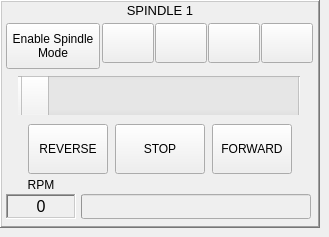
           <widget class="QWidget" name="f6s2_0_spindle_1">
            <widget class="QFrame" name="spindle_1_panel">
             <property name="geometry">
              <rect>
               <x>0</x>
               <y>0</y>
               <width>320</width>
               <height>228</height>
              </rect>
             </property>
             <property name="minimumSize">
              <size>
               <width>320</width>
               <height>228</height>
              </size>
             </property>
             <property name="maximumSize">
              <size>
               <width>320</width>
               <height>228</height>
              </size>
             </property>
             <property name="frameShape">
              <enum>QFrame::WinPanel</enum>
             </property>
             <property name="frameShadow">
              <enum>QFrame::Raised</enum>
             </property>
             <widget class="QProgressBar" name="pbar_f6s2_0_spindle_1_rpm">
              <property name="enabled">
               <bool>false</bool>
              </property>
              <property name="geometry">
               <rect>
                <x>81</x>
                <y>194</y>
                <width>230</width>
                <height>25</height>
               </rect>
              </property>
              <property name="minimumSize">
               <size>
                <width>180</width>
                <height>25</height>
               </size>
              </property>
              <property name="maximumSize">
               <size>
                <width>230</width>
                <height>25</height>
               </size>
              </property>
              <property name="font">
               <font>
                <pointsize>12</pointsize>
               </font>
              </property>
              <property name="cursor">
               <cursorShape>ArrowCursor</cursorShape>
              </property>
              <property name="autoFillBackground">
               <bool>true</bool>
              </property>
              <property name="inputMethodHints">
               <set>Qt::ImhNone</set>
              </property>
              <property name="maximum">
               <number>600</number>
              </property>
              <property name="value">
               <number>-1</number>
              </property>
              <property name="alignment">
               <set>Qt::AlignLeading|Qt::AlignLeft|Qt::AlignTop</set>
              </property>
              <property name="textVisible">
               <bool>true</bool>
              </property>
              <property name="orientation">
               <enum>Qt::Horizontal</enum>
              </property>
              <property name="invertedAppearance">
               <bool>false</bool>
              </property>
              <property name="textDirection">
               <enum>QProgressBar::TopToBottom</enum>
              </property>
              <property name="format">
               <string/>
              </property>
             </widget>
             <widget class="QLabel" name="plab_f6s2_0_panel">
              <property name="geometry">
               <rect>
                <x>0</x>
                <y>0</y>
                <width>320</width>
                <height>21</height>
               </rect>
              </property>
              <property name="font">
               <font>
                <pointsize>10</pointsize>
                <weight>50</weight>
                <bold>false</bold>
               </font>
              </property>
              <property name="frameShape">
               <enum>QFrame::NoFrame</enum>
              </property>
              <property name="frameShadow">
               <enum>QFrame::Raised</enum>
              </property>
              <property name="text">
               <string>SPINDLE 1</string>
              </property>
              <property name="alignment">
               <set>Qt::AlignCenter</set>
              </property>
             </widget>
             <widget class="QWidget" name="spindle_1_rpm_display" native="true">
              <property name="geometry">
               <rect>
                <x>6</x>
                <y>175</y>
                <width>70</width>
                <height>50</height>
               </rect>
              </property>
              <widget class="QLabel" name="lab_f6s2_0_spindle_1_rpm">
               <property name="geometry">
                <rect>
                 <x>0</x>
                 <y>19</y>
                 <width>70</width>
                 <height>25</height>
                </rect>
               </property>
               <property name="font">
                <font>
                 <pointsize>12</pointsize>
                </font>
               </property>
               <property name="frameShape">
                <enum>QFrame::WinPanel</enum>
               </property>
               <property name="frameShadow">
                <enum>QFrame::Sunken</enum>
               </property>
               <property name="text">
                <string>0</string>
               </property>
               <property name="alignment">
                <set>Qt::AlignCenter</set>
               </property>
              </widget>
              <widget class="QLabel" name="plab_panel_spindle_1_rpm">
               <property name="geometry">
                <rect>
                 <x>0</x>
                 <y>0</y>
                 <width>70</width>
                 <height>20</height>
                </rect>
               </property>
               <property name="font">
                <font>
                 <pointsize>9</pointsize>
                </font>
               </property>
               <property name="text">
                <string>RPM</string>
               </property>
               <property name="alignment">
                <set>Qt::AlignCenter</set>
               </property>
              </widget>
             </widget>
             <widget class="QWidget" name="spindle_1_quick_set" native="true">
              <property name="geometry">
               <rect>
                <x>102</x>
                <y>23</y>
                <width>212</width>
                <height>40</height>
               </rect>
              </property>
              <property name="minimumSize">
               <size>
                <width>168</width>
                <height>40</height>
               </size>
              </property>
              <property name="maximumSize">
               <size>
                <width>212</width>
                <height>40</height>
               </size>
              </property>
              <widget class="PushButton" name="pb_f6s2_0_spindle_1_quick_set_0">
               <property name="geometry">
                <rect>
                 <x>0</x>
                 <y>0</y>
                 <width>52</width>
                 <height>40</height>
                </rect>
               </property>
               <property name="text">
                <string/>
               </property>
              </widget>
              <widget class="PushButton" name="pb_f6s2_0_spindle_1_quick_set_1">
               <property name="geometry">
                <rect>
                 <x>53</x>
                 <y>0</y>
                 <width>52</width>
                 <height>40</height>
                </rect>
               </property>
               <property name="text">
                <string/>
               </property>
              </widget>
              <widget class="PushButton" name="pb_f6s2_0_spindle_1_quick_set_2">
               <property name="geometry">
                <rect>
                 <x>106</x>
                 <y>0</y>
                 <width>52</width>
                 <height>40</height>
                </rect>
               </property>
               <property name="text">
                <string/>
               </property>
              </widget>
              <widget class="PushButton" name="pb_f6s2_0_spindle_1_quick_set_3">
               <property name="geometry">
                <rect>
                 <x>159</x>
                 <y>0</y>
                 <width>52</width>
                 <height>40</height>
                </rect>
               </property>
               <property name="text">
                <string/>
               </property>
              </widget>
             </widget>
             <widget class="PushButton" name="pb_f6s2_0_spindle_1_enable">
              <property name="geometry">
               <rect>
                <x>6</x>
                <y>23</y>
                <width>94</width>
                <height>46</height>
               </rect>
              </property>
              <property name="text">
               <string>Enable Spindle
Mode</string>
              </property>
              <property name="checkable">
               <bool>true</bool>
              </property>
             </widget>
             <widget class="QFrame" name="spindle_1_rpm">
              <property name="geometry">
               <rect>
                <x>18</x>
                <y>76</y>
                <width>282</width>
                <height>40</height>
               </rect>
              </property>
              <property name="minimumSize">
               <size>
                <width>264</width>
                <height>40</height>
               </size>
              </property>
              <property name="maximumSize">
               <size>
                <width>282</width>
                <height>40</height>
               </size>
              </property>
              <property name="frameShape">
               <enum>QFrame::NoFrame</enum>
              </property>
              <property name="frameShadow">
               <enum>QFrame::Raised</enum>
              </property>
              <widget class="QScrollBar" name="scrb_f6s2_0_spindle_1_rpm">
               <property name="geometry">
                <rect>
                 <x>-10</x>
                 <y>0</y>
                 <width>304</width>
                 <height>39</height>
                </rect>
               </property>
               <property name="cursor">
                <cursorShape>PointingHandCursor</cursorShape>
               </property>
               <property name="orientation">
                <enum>Qt::Horizontal</enum>
               </property>
              </widget>
             </widget>
             <widget class="QWidget" name="spindle_1_mode" native="true">
              <property name="geometry">
               <rect>
                <x>28</x>
                <y>124</y>
                <width>264</width>
                <height>50</height>
               </rect>
              </property>
              <widget class="PushButton" name="pb_f6s2_0_spindle_1_reverse">
               <property name="geometry">
                <rect>
                 <x>0</x>
                 <y>0</y>
                 <width>80</width>
                 <height>50</height>
                </rect>
               </property>
               <property name="text">
                <string>REVERSE</string>
               </property>
               <property name="checkable">
                <bool>true</bool>
               </property>
               <property name="autoExclusive">
                <bool>true</bool>
               </property>
              </widget>
              <widget class="PushButton" name="pb_f6s2_0_spindle_1_stop">
               <property name="geometry">
                <rect>
                 <x>87</x>
                 <y>0</y>
                 <width>90</width>
                 <height>50</height>
                </rect>
               </property>
               <property name="text">
                <string>STOP</string>
               </property>
               <property name="checkable">
                <bool>true</bool>
               </property>
               <property name="autoExclusive">
                <bool>true</bool>
               </property>
              </widget>
              <widget class="PushButton" name="pb_f6s2_0_spindle_1_forward">
               <property name="geometry">
                <rect>
                 <x>184</x>
                 <y>0</y>
                 <width>80</width>
                 <height>50</height>
                </rect>
               </property>
               <property name="text">
                <string>FORWARD</string>
               </property>
               <property name="checkable">
                <bool>true</bool>
               </property>
               <property name="autoExclusive">
                <bool>true</bool>
               </property>
              </widget>
             </widget>
            </widget>
           </widget>
